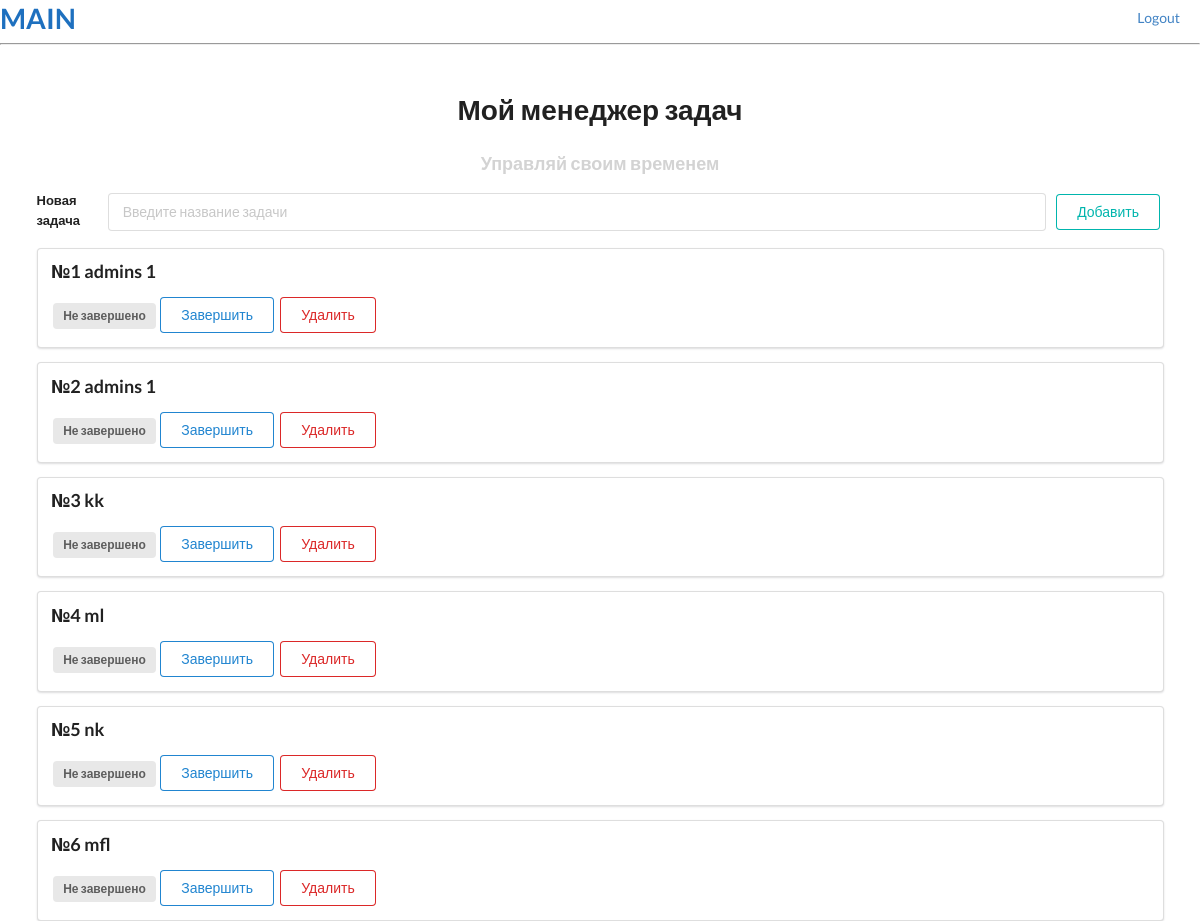
The app's page / (signed in), older data.
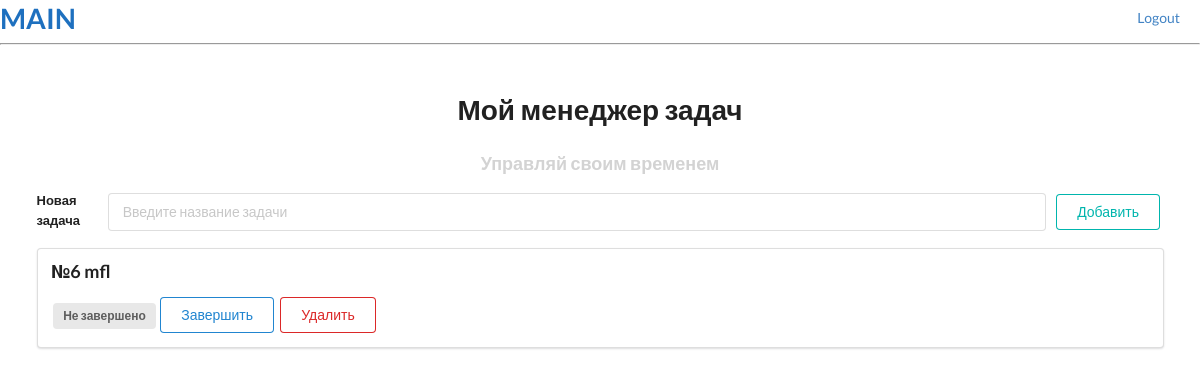
The same page, newer data.
### base/models.py (models this page shows, shortened)
class ToDo(models.Model):
    user = models.ForeignKey(User, on_delete=models.CASCADE)
    title = models.CharField('Название задания',max_length=100)
    is_complete = models.BooleanField('Завершено', default=False)
    class Meta:
        verbose_name = 'Задание'
        verbose_name_plural = "Задания"

### base/views.py (the view)
# urls.py: path('', views.home, name="home"),
def home(request):
    if request.user.is_authenticated:
        todos = ToDo.objects.filter(user=request.user)
        return render(request, 'base/home.html', {'todo_list': todos, 'title': 'Главная страница'})
    else:
        return render(request, 'base/home.html', {'title': 'Главная страница'})

### base/templates/base/home.html (shortened to what this page needs)
{% extends 'main.html' %}
{% block content %}
<div style="margin-top: 50px;" class="ui container">
    {% if user.is_authenticated %}
        <h1 class="ui center aligned header">Мой менеджер задач</h1>
        <h3 class="text_style">Управляй своим временем</h3>
        <form class="ui form flex-form" action="{% url 'add' %}" method="post">
            <div class="field flex-field">
                <label>Новая задача</label>
                <input type="text" name="title" placeholder="Введите название задачи">
                <button class="ui teal basic button" type="submit">Добавить</button>
            </div>
        </form>
        {% for todo in todo_list %}
        <div class="ui segment">
            <p class="ui big header">№{{ todo.id }} {{ todo.title }}</p>
            {% if not todo.is_complete %}
                <span class="ui gray label">Не завершено</span>
                <a class="ui primary basic button" href="{% url 'update' todo_id=todo.id %}">Завершить</a>
            {% else %}
                <span class="ui green label">Завершено</span>
                <a class="ui blue button" href="{% url 'update' todo_id=todo.id %}">Открыть</a>
            {% endif %}
            <a class="ui negative basic button" href="{% url 'delete' todo_id=todo.id %}">Удалить</a>
        </div>
        {% endfor %}
    {% else %}
        <div class="ui center aligned container">
            <a href="{% url 'login' %}" class="ui primary button">Login</a>
            <a href="{% url 'register' %}" class="ui secondary button">Register</a>
        </div>
    {% endif %}
</div>
{% endblock %}

### templates/main.html (shortened to what this page needs)
<!DOCTYPE html>
{% load static %}
<html lang="en">
<head>
    <link rel="stylesheet" href="https://cdn.jsdelivr.net/npm/semantic-ui@2.4.2/dist/semantic.min.css">
    <link rel="stylesheet" href="{% static 'base/css/style.css' %}">
</head>
<body>
    {% include 'navbar.html' %}
    {% block content %}
    {% endblock %}
</body>
</html>

### templates/navbar.html
<div class="navbar-container">
    <a href="/">
        <h1>MAIN</h1>
    </a>
    <div class="nav-links">
        {% if request.user.is_authenticated %}
            <a href="{% url 'logout' %}" class="logout-button">Logout</a>
        {% else %}
            <a href="{% url 'login' %}">Login</a>
            <a href="{% url 'register' %}">Register</a>
        {% endif %}
    </div>
</div>
<hr>

### base/static/base/css/style.css (style rules this page uses)
.text_style { text-align: center; color: lightgrey; }
.flex-form .flex-field { display: flex; align-items: center; }
.flex-form .flex-field input[type="text"] { flex-grow: 1; margin-right: 10px; }
.navbar-container { display: flex; justify-content: space-between; align-items: center; }
.nav-links { display: flex; gap: 10px; }
.logout-button { margin-left: auto; margin-right: 20px; }

Row changes from the older to the newer data that the page shows:
removed ToDo: id "1", title "admins 1", is_complete "Не завершено"
removed ToDo: id "2", title "admins 1", is_complete "Не завершено"
removed ToDo: id "3", title "kk", is_complete "Не завершено"
removed ToDo: id "4", title "ml", is_complete "Не завершено"
removed ToDo: id "5", title "nk", is_complete "Не завершено"
